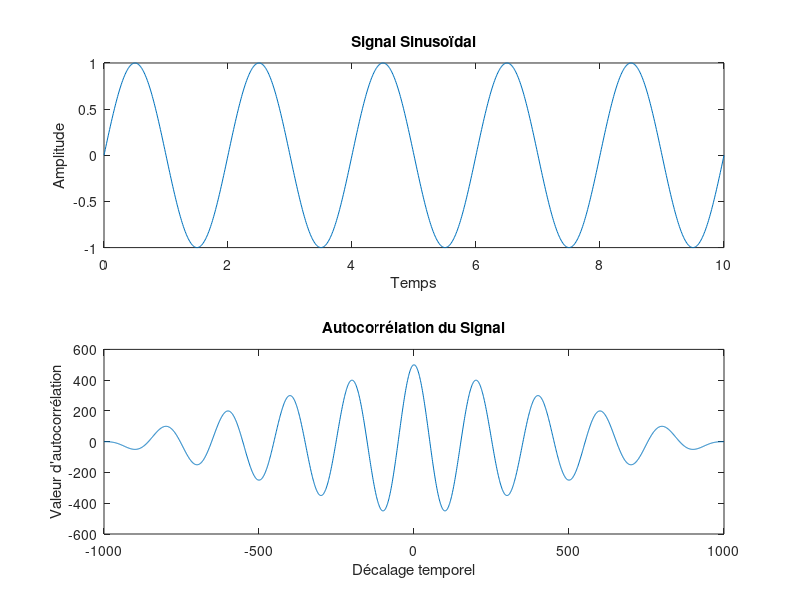

Recreate this plot in MATLAB.
%% Calcul d'autocorrélation d'un signal

% Paramètres du signal sinusoïdal
f0 = 1/2; % Fréquence en Hz
t = 0:0.01:10; % Temps de 0 à 10 secondes avec un pas de 0.01

% Construction du signal sinusoïdal
x = sin(2 * pi * f0 * t);

% Affichage du signal sinusoïdal
subplot(2, 1, 1);
plot(t, x);
title('Signal Sinusoïdal');
xlabel('Temps');
ylabel('Amplitude');

% Calcul de l'autocorrélation du signal
autocorr_x = xcorr(x);

% Temps pour l'autocorrélation
lags = -length(t)+1:length(t)-1;

% Affichage de l'autocorrélation
subplot(2, 1, 2);
plot(lags, autocorr_x);
title('Autocorrélation du Signal');
xlabel('Décalage temporel');
ylabel('Valeur d''autocorrélation');

